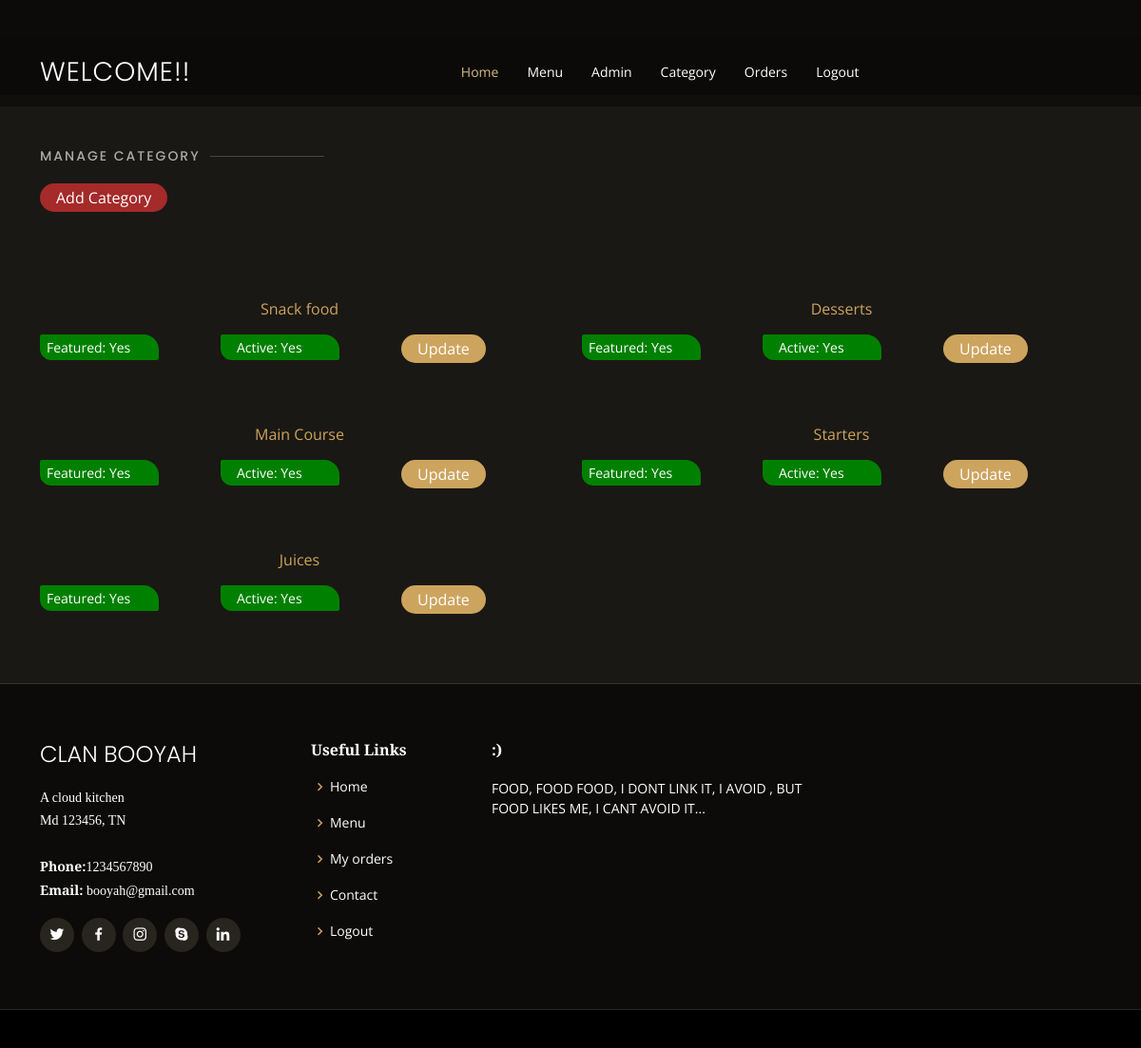
Page /manage-category.php (signed in) on the earlier database version.
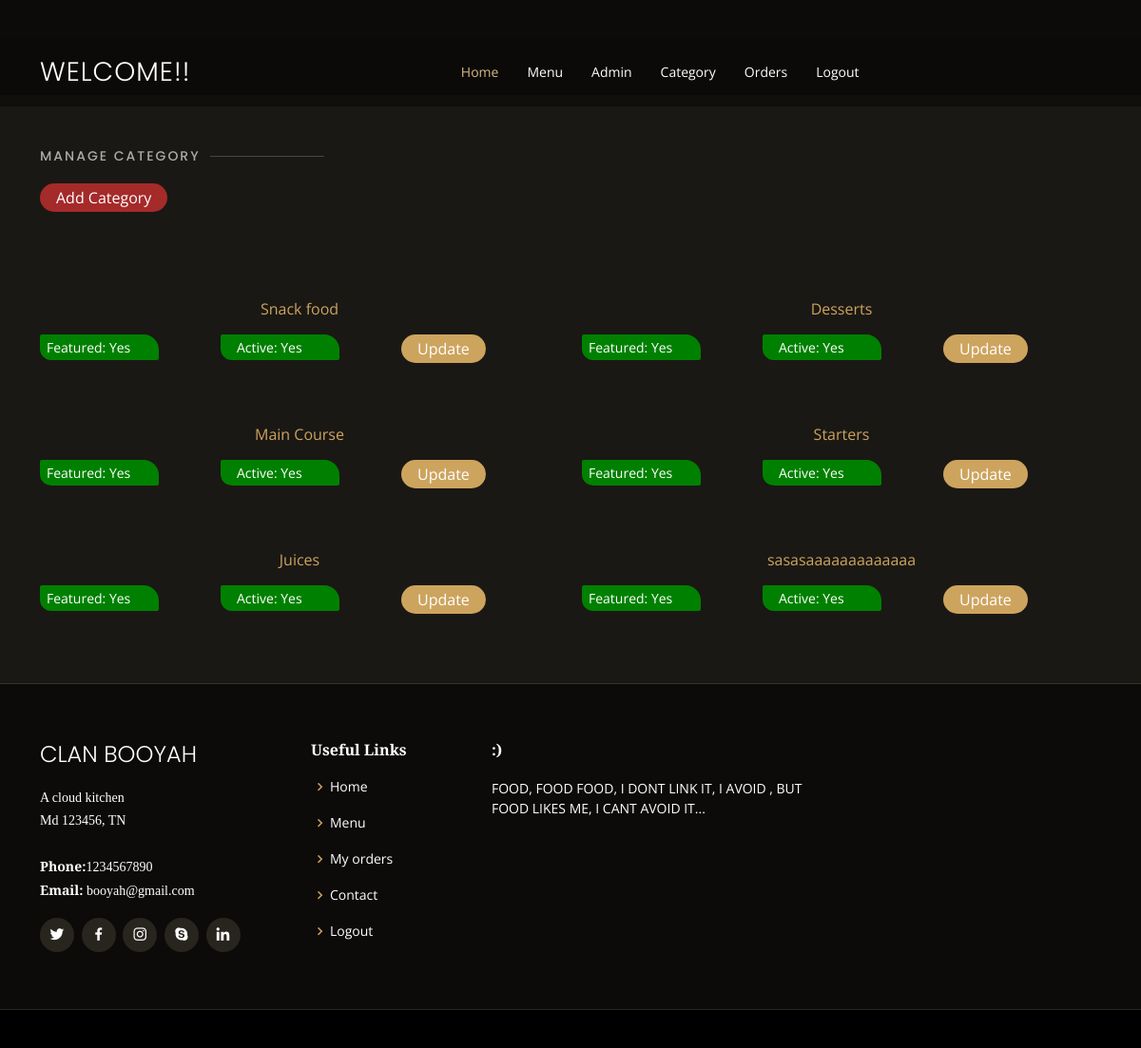
Same page on the later database version.
### tables this page shows
CREATE TABLE `category` (
  `id` int(10) UNSIGNED NOT NULL,
  `title` varchar(100) NOT NULL,
  `image_name` varchar(255) NOT NULL,
  `featured` varchar(10) NOT NULL,
  `active` varchar(10) NOT NULL,
  `created_by` int(11) DEFAULT NULL,
  `updated_by` int(11) DEFAULT NULL
);

### manage-category.php (the view)
<?php
include('header.php');
$sqlcat="SELECT * FROM category";
                 $cat=mysqli_query($conn, $sqlcat);
                 $count=mysqli_num_rows($cat);
?>
<section id="menu" class="menu section-bg mtop">
      <div class="container" data-aos="fade-up">
  <div class="section-title">
          <h2>Manage Category</h2>
          <div class="mt-4">
            <button class="btn-add"><a style="color: white;" href="add-category.php">Add Category</a></button>
          </div>
        </div>
        <div class="row menu-container" data-aos="fade-up" data-aos-delay="200">
        <?php
              if($count>0)
              {
                  while($row = mysqli_fetch_assoc($cat))
                  {
                      ?>
                        <div class="col-lg-6 menu-item filter-starters">
            <div class="category">
              <a href=""> <?php echo $row['title']; ?></a>
                  </div>
                     <div class="row">
                       <div class="col-lg-4">
                         <?php if($row['featured']==1){
                           ?>
                       <p class="foodfeatured">Featured: Yes</p>
                       <?php }else{ ?>
                       <p class="foodfeatured changecolor">Featured: No</p>
                       <?php }?>
                       </div><div class="col-lg-4">
                       <?php if($row['active']==1){
                           ?>
                       <p class="foodfeatured active">Active: Yes</p>
                       <?php }else{ ?>
                       <p class="foodfeatured active changecolor">Active: No</p>
                       <?php }?>
                       </div><div class="col-lg-4">
                     <button class="btn-order"><a style="color: white;" href="update-category.php?id=<?php echo $row['id']; ?>">Update</a></button>
                     </div>
                    </div>
          </div>
                      <?php
                  }
              }
              else
              {
                  echo"<div class='error'>Category Not Found.</div>";
              }
            ?>
        </div>
      </div>
    </section>
<?php
include('footer.php');
?>

Differences in the rows shown:
added category: title "sasasaaaaaaaaaaaaa", featured "Featured: Yes", active "Active: Yes"
